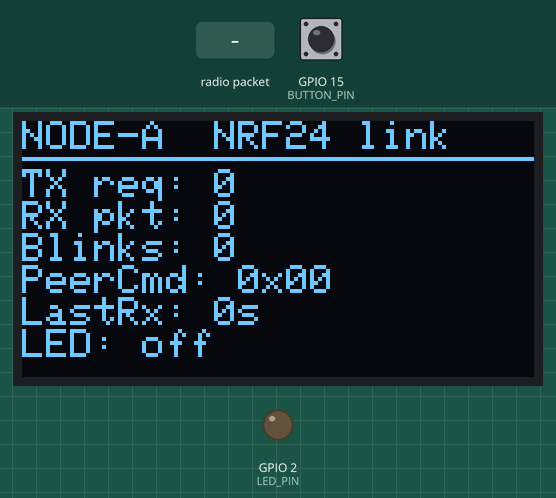
Recording of a sketch running on a simulated ESP32. Parts: 128×64 one-colour display, output pins drawn as LEDs (lit = HIGH). Inputs (shaded band) come from the test bench; at power-on: GPIO 15 (BUTTON_PIN) HIGH. No radio packets arrive unless stated; what the sketch prints to the serial monitor is not drawn.

Above: at 1.2 s.
1.3 s: radio packet "1" arrives
At 2.9 s:
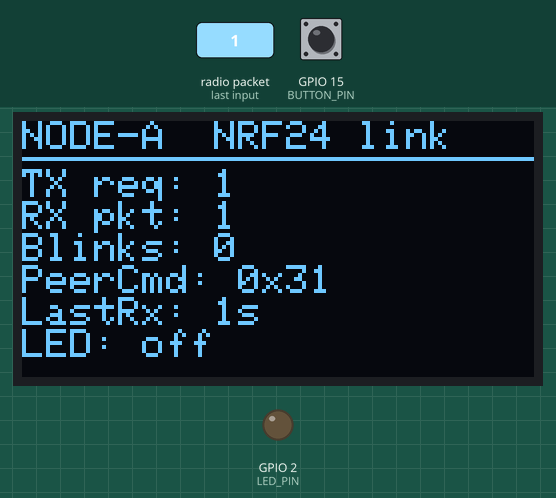
4.3 s: GPIO 15 (BUTTON_PIN) pulled LOW for 0.15 s
At 5.1 s:
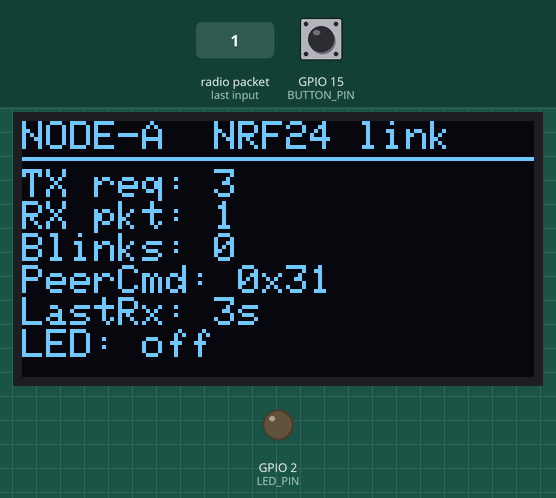
5.9 s: GPIO 15 (BUTTON_PIN) pulled LOW for 1 s
At 7.0 s:
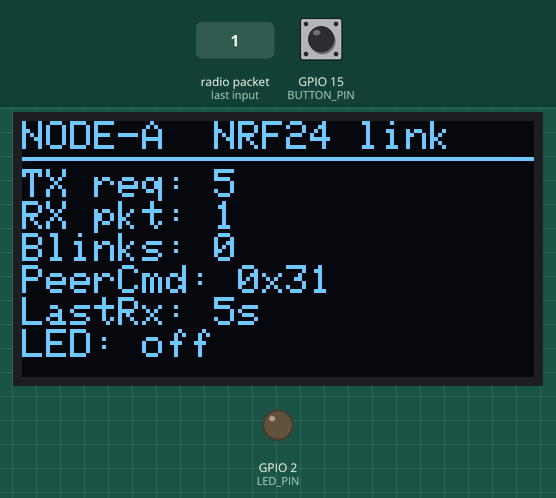
Timing chart, 0 to 8.9 s (numbered marks = the images above; inputs shaded):
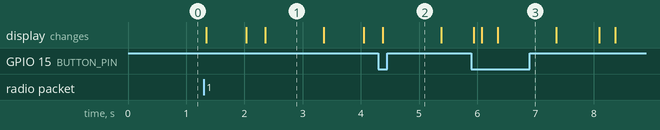

Measured:
- what the display in image 1 shows lasts 1.0 s, from 2.4 s to 3.4 s

The sketch:

main.ino
```cpp
// node-a: ESP32 DEV + NRF24L01 + OLED SSD1306 + LED + кнопка
// Двунаправленная связь с node-b. На OLED — статистика обмена и состояния.
#include <Adafruit_GFX.h>
#include <Adafruit_SSD1306.h>
#include <Arduino.h>
#include <RF24.h>
#include <SPI.h>
#include <Wire.h>

#include "../../common/protocol.h"

// --- Пины радио (SPI) ---
constexpr uint8_t NRF_CE   = 4;
constexpr uint8_t NRF_CSN  = 5;
constexpr uint8_t NRF_SCK  = 18;
constexpr uint8_t NRF_MISO = 19;
constexpr uint8_t NRF_MOSI = 23;

// --- OLED I2C ---
constexpr uint8_t OLED_SDA = 21;
constexpr uint8_t OLED_SCL = 22;
constexpr uint8_t OLED_ADDR = 0x3C;
constexpr uint8_t OLED_W = 128;
constexpr uint8_t OLED_H = 64;

// --- LED + кнопка ---
constexpr uint8_t LED_PIN    = 2;   // встроенный синий на большинстве ESP32 DEV
constexpr uint8_t BUTTON_PIN = 15;  // кнопка на GND, INPUT_PULLUP

constexpr uint8_t SELF_ID = 1;
constexpr uint8_t PEER_ID = 2;

Adafruit_SSD1306 display(OLED_W, OLED_H, &Wire, -1);
RF24 radio(NRF_CE, NRF_CSN);

uint32_t txSeq = 0;
uint32_t rxCount = 0;
uint32_t blinkRequests = 0;     // сколько раз попросили моргнуть
uint32_t blinkExecuted = 0;     // сколько раз сами моргнули по чужой команде
uint32_t lastAutoSend = 0;
uint32_t lastRxMs = 0;
uint8_t  lastPeerCmd = 0;
uint8_t  lastButton  = HIGH;

// Неблокирующее мигание
uint8_t  blinkLeft = 0;
uint16_t blinkLen  = 200;
uint32_t blinkPhaseEnd = 0;
bool     ledState = false;

void startBlink(uint8_t count, uint16_t lenMs) {
    blinkLeft = count * 2;            // включить+выключить за каждое мигание
    blinkLen  = lenMs;
    blinkPhaseEnd = millis();         // переключим на следующем тике
    blinkExecuted++;
}

void tickBlink() {
    if (blinkLeft == 0) {
        if (ledState) { ledState = false; digitalWrite(LED_PIN, LOW); }
        return;
    }
    if ((int32_t)(millis() - blinkPhaseEnd) >= 0) {
        ledState = !ledState;
        digitalWrite(LED_PIN, ledState ? HIGH : LOW);
        blinkPhaseEnd = millis() + blinkLen;
        blinkLeft--;
    }
}

void sendBlink(uint8_t count = 3, uint16_t lenMs = 150) {
    Packet p{
        .cmd = CMD_BLINK,
        .fromId = SELF_ID,
        .blinkMs = lenMs,
        .blinkCount = count,
        .seq = ++txSeq,
        .uptimeMs = millis(),
    };
    radio.stopListening();
    bool ok = radio.write(&p, sizeof(p));
    radio.startListening();
    blinkRequests++;
    Serial.printf("A TX BLINK seq=%lu -> %s\n", p.seq, ok ? "OK" : "FAIL");
}

void handlePacket(const Packet& p) {
    rxCount++;
    lastRxMs = millis();
    lastPeerCmd = p.cmd;
    Serial.printf("A RX cmd=0x%02X from=%u seq=%lu\n", p.cmd, p.fromId, p.seq);
    if (p.cmd == CMD_BLINK) {
        startBlink(p.blinkCount ? p.blinkCount : 3,
                   p.blinkMs ? p.blinkMs : 150);
        // ACK обратно
        Packet ack{
            .cmd = CMD_ACK,
            .fromId = SELF_ID,
            .blinkMs = p.blinkMs,
            .blinkCount = p.blinkCount,
            .seq = p.seq,
            .uptimeMs = millis(),
        };
        radio.stopListening();
        radio.write(&ack, sizeof(ack));
        radio.startListening();
    }
}

void drawDisplay() {
    display.clearDisplay();
    display.setTextSize(1);
    display.setTextColor(SSD1306_WHITE);
    display.setCursor(0, 0);
    display.println("NODE-A  NRF24 link");
    display.drawFastHLine(0, 9, OLED_W, SSD1306_WHITE);

    display.setCursor(0, 12);
    display.printf("TX req: %lu\n", blinkRequests);
    display.printf("RX pkt: %lu\n", rxCount);
    display.printf("Blinks: %lu\n", blinkExecuted);
    display.printf("PeerCmd: 0x%02X\n", lastPeerCmd);

    uint32_t age = lastRxMs ? (millis() - lastRxMs) / 1000 : 0;
    display.printf("LastRx: %lus\n", age);
    display.printf("LED: %s", ledState ? "ON" : "off");
    display.display();
}

void setup() {
    Serial.begin(115200);
    pinMode(LED_PIN, OUTPUT);
    digitalWrite(LED_PIN, LOW);
    pinMode(BUTTON_PIN, INPUT_PULLUP);

    Wire.begin(OLED_SDA, OLED_SCL);
    if (!display.begin(SSD1306_SWITCHCAPVCC, OLED_ADDR)) {
        Serial.println("OLED not found");
        while (true) delay(1000);
    }

    SPI.begin(NRF_SCK, NRF_MISO, NRF_MOSI, NRF_CSN);
    if (!radio.begin()) {
        Serial.println("NRF24 not found");
        display.clearDisplay();
        display.setCursor(0, 0);
        display.println("NRF24 FAIL");
        display.display();
        while (true) delay(1000);
    }
    radio.setChannel(RF_CHANNEL);
    radio.setPALevel(RF24_PA_LOW);
    radio.setDataRate(RF24_1MBPS);
    radio.setRetries(5, 15);
    radio.setAutoAck(true);
    radio.enableDynamicPayloads();
    radio.openWritingPipe(PIPE_B);     // пишем в node-b
    radio.openReadingPipe(1, PIPE_A);  // читаем свой
    radio.startListening();

    Serial.println("NODE-A ready");
}

void loop() {
    // приём
    while (radio.available()) {
        Packet p{};
        radio.read(&p, sizeof(p));
        handlePacket(p);
    }

    // кнопка — отправить «мигни 5 раз»
    uint8_t btn = digitalRead(BUTTON_PIN);
    if (lastButton == HIGH && btn == LOW) {
        sendBlink(5, 120);
    }
    lastButton = btn;

    // автопериодическая команда «мигни»
    if (millis() - lastAutoSend >= SEND_PERIOD) {
        lastAutoSend = millis();
        sendBlink(2, 200);
    }

    tickBlink();
    drawDisplay();
    delay(20);
}
```
